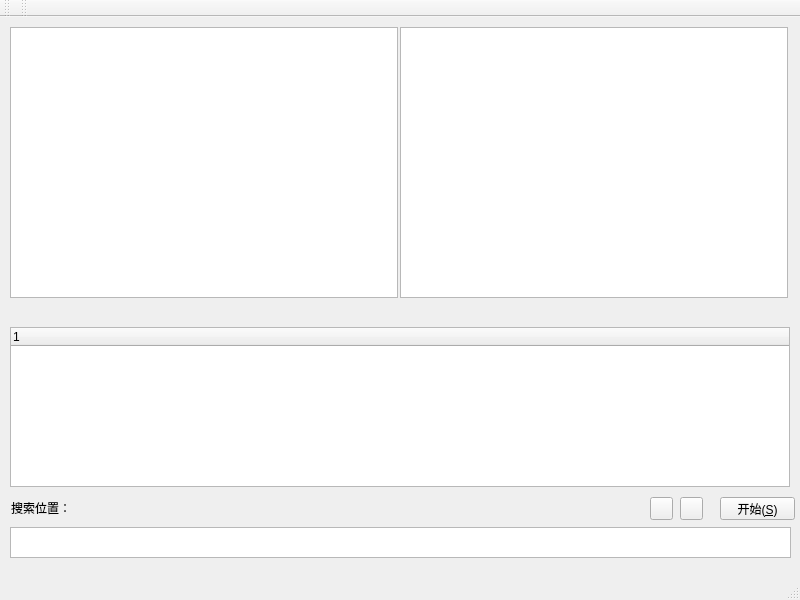
<?xml version="1.0" encoding="UTF-8"?>
<ui version="4.0">
 <class>MainWindow</class>
 <widget class="QMainWindow" name="MainWindow">
  <property name="geometry">
   <rect>
    <x>0</x>
    <y>0</y>
    <width>800</width>
    <height>600</height>
   </rect>
  </property>
  <property name="minimumSize">
   <size>
    <width>800</width>
    <height>600</height>
   </size>
  </property>
  <property name="windowTitle">
   <string>Duplicate Picture Finder 1.0</string>
  </property>
  <property name="windowIcon">
   <iconset resource="resource.qrc">
    <normaloff>:/new/ico/res/Search.ico</normaloff>:/new/ico/res/Search.ico</iconset>
  </property>
  <widget class="QWidget" name="centralWidget">
   <widget class="QPushButton" name="startSearchBtn">
    <property name="geometry">
     <rect>
      <x>720</x>
      <y>480</y>
      <width>75</width>
      <height>23</height>
     </rect>
    </property>
    <property name="text">
     <string>开始(&amp;S)</string>
    </property>
    <property name="icon">
     <iconset resource="resource.qrc">
      <normaloff>:/new/ico/res/Play.ico</normaloff>:/new/ico/res/Play.ico</iconset>
    </property>
   </widget>
   <widget class="CustomGraphicsView" name="leftImg_graphicsView">
    <property name="geometry">
     <rect>
      <x>10</x>
      <y>10</y>
      <width>388</width>
      <height>271</height>
     </rect>
    </property>
    <property name="cursor" stdset="0">
     <cursorShape>PointingHandCursor</cursorShape>
    </property>
    <property name="verticalScrollBarPolicy">
     <enum>Qt::ScrollBarAlwaysOff</enum>
    </property>
    <property name="horizontalScrollBarPolicy">
     <enum>Qt::ScrollBarAlwaysOff</enum>
    </property>
   </widget>
   <widget class="CustomGraphicsView" name="rightImg_graphicsView">
    <property name="geometry">
     <rect>
      <x>400</x>
      <y>10</y>
      <width>388</width>
      <height>271</height>
     </rect>
    </property>
    <property name="cursor" stdset="0">
     <cursorShape>PointingHandCursor</cursorShape>
    </property>
    <property name="verticalScrollBarPolicy">
     <enum>Qt::ScrollBarAlwaysOff</enum>
    </property>
    <property name="horizontalScrollBarPolicy">
     <enum>Qt::ScrollBarAlwaysOff</enum>
    </property>
   </widget>
   <widget class="CustomTreeWidget" name="searchResult_treeWidget">
    <property name="geometry">
     <rect>
      <x>10</x>
      <y>310</y>
      <width>780</width>
      <height>160</height>
     </rect>
    </property>
    <property name="columnCount">
     <number>1</number>
    </property>
    <column>
     <property name="text">
      <string notr="true">1</string>
     </property>
    </column>
   </widget>
   <widget class="QLabel" name="leftImageName_Label">
    <property name="geometry">
     <rect>
      <x>10</x>
      <y>280</y>
      <width>388</width>
      <height>20</height>
     </rect>
    </property>
    <property name="text">
     <string/>
    </property>
    <property name="alignment">
     <set>Qt::AlignCenter</set>
    </property>
   </widget>
   <widget class="QLabel" name="rightImageName_Label">
    <property name="geometry">
     <rect>
      <x>400</x>
      <y>280</y>
      <width>388</width>
      <height>21</height>
     </rect>
    </property>
    <property name="text">
     <string/>
    </property>
    <property name="alignment">
     <set>Qt::AlignCenter</set>
    </property>
   </widget>
   <widget class="QLabel" name="label">
    <property name="geometry">
     <rect>
      <x>10</x>
      <y>480</y>
      <width>61</width>
      <height>21</height>
     </rect>
    </property>
    <property name="text">
     <string>搜索位置：</string>
    </property>
    <property name="alignment">
     <set>Qt::AlignRight|Qt::AlignTrailing|Qt::AlignVCenter</set>
    </property>
   </widget>
   <widget class="QListWidget" name="searchPathList">
    <property name="geometry">
     <rect>
      <x>10</x>
      <y>510</y>
      <width>781</width>
      <height>31</height>
     </rect>
    </property>
   </widget>
   <widget class="QPushButton" name="addPath_Btn">
    <property name="geometry">
     <rect>
      <x>650</x>
      <y>480</y>
      <width>23</width>
      <height>23</height>
     </rect>
    </property>
    <property name="text">
     <string/>
    </property>
    <property name="icon">
     <iconset resource="resource.qrc">
      <normaloff>:/new/ico/res/Add folder.ico</normaloff>:/new/ico/res/Add folder.ico</iconset>
    </property>
   </widget>
   <widget class="QPushButton" name="removePath_Btn">
    <property name="geometry">
     <rect>
      <x>680</x>
      <y>480</y>
      <width>23</width>
      <height>23</height>
     </rect>
    </property>
    <property name="text">
     <string/>
    </property>
    <property name="icon">
     <iconset resource="resource.qrc">
      <normaloff>:/new/ico/res/Close folder.ico</normaloff>:/new/ico/res/Close folder.ico</iconset>
    </property>
   </widget>
  </widget>
  <widget class="QMenuBar" name="menuBar">
   <property name="geometry">
    <rect>
     <x>0</x>
     <y>0</y>
     <width>800</width>
     <height>23</height>
    </rect>
   </property>
  </widget>
  <widget class="QToolBar" name="mainToolBar">
   <attribute name="toolBarArea">
    <enum>TopToolBarArea</enum>
   </attribute>
   <attribute name="toolBarBreak">
    <bool>false</bool>
   </attribute>
  </widget>
  <widget class="QToolBar" name="toolBar">
   <property name="windowTitle">
    <string>toolBar</string>
   </property>
   <attribute name="toolBarArea">
    <enum>TopToolBarArea</enum>
   </attribute>
   <attribute name="toolBarBreak">
    <bool>false</bool>
   </attribute>
  </widget>
  <widget class="QStatusBar" name="statusBar"/>
 </widget>
 <layoutdefault spacing="6" margin="11"/>
 <customwidgets>
  <customwidget>
   <class>CustomTreeWidget</class>
   <extends>QTreeWidget</extends>
   <header>customtreewidget.h</header>
  </customwidget>
  <customwidget>
   <class>CustomGraphicsView</class>
   <extends>QGraphicsView</extends>
   <header>customgraphicsview.h</header>
  </customwidget>
 </customwidgets>
 <resources>
  <include location="resource.qrc"/>
 </resources>
 <connections/>
</ui>
